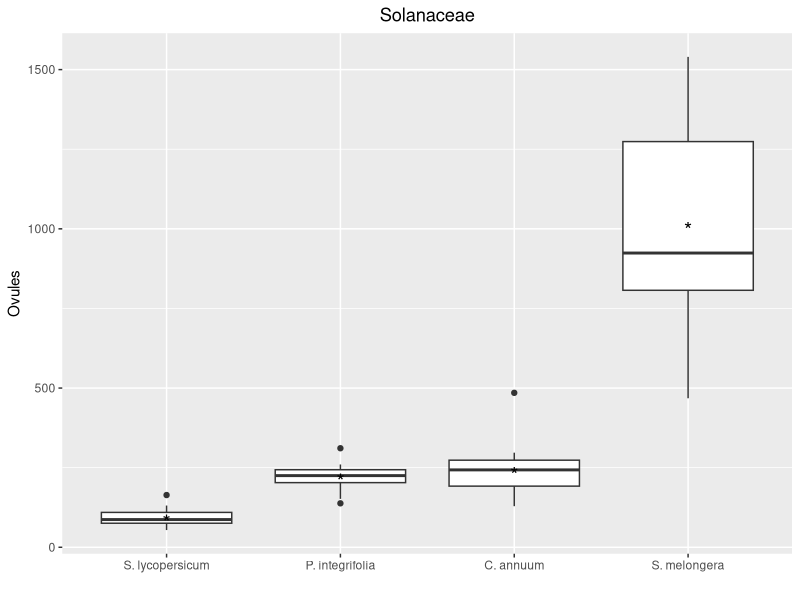
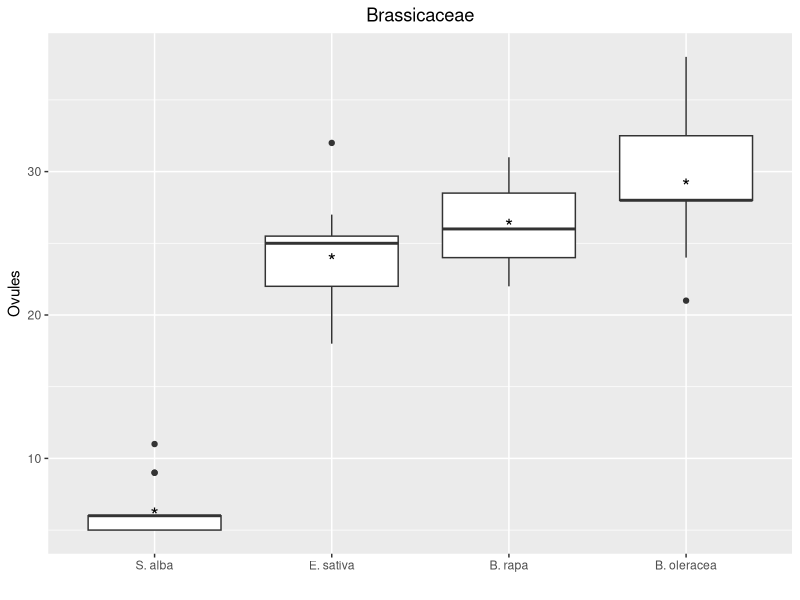

Here is the R script that generated these plots, in order:
## ---- chunk 1
#load libraries

library(ggplot2)
library(Hmisc)
library(Formula)
#load data
d<-read.csv("Data/Ovules.csv", sep=";")

colnames(d)[1]<-"C. annuum"
colnames(d)[2]<-"S. lycopersicum"
colnames(d)[3]<-"S. melongera"
colnames(d)[4]<-"P. integrifolia"
colnames(d)[5]<-"B. oleracea"
colnames(d)[6]<-"B. rapa"
colnames(d)[7]<-"E. sativa"
colnames(d)[8]<-"S. alba"


#Reorganise data
d <- stack(d)
#Naming columns
colnames(d)[1]<-"ovules"
colnames(d)[2]<-"species"



#subset per family (solanaceae, brassicaceae, convolvulaceae)
solanaceae<-subset(d)[1:60,]
brassicaceae<-subset(d)[61:120,]

# OVULES SOLANACEAE
p <- ggplot(solanaceae, aes(x = reorder(species, ovules, FUN = median), y = ovules)) +   geom_boxplot()+
labs(title="Solanaceae",x="", y = "Ovules")+
theme(plot.title = element_text(hjust = 0.5))

p + stat_summary(fun.y=mean, geom="point", shape="*", size=5, colour="black")

# OVULES BRASSICACEAE

p <- ggplot(brassicaceae, aes(x = reorder(species, ovules, FUN = median), y = ovules)) +   geom_boxplot()+
  labs(title="Brassicaceae",x="", y = "Ovules")+
  theme(plot.title = element_text(hjust = 0.5))

p + stat_summary(fun.y=mean, geom="point", shape="*", size=5, colour="black")
